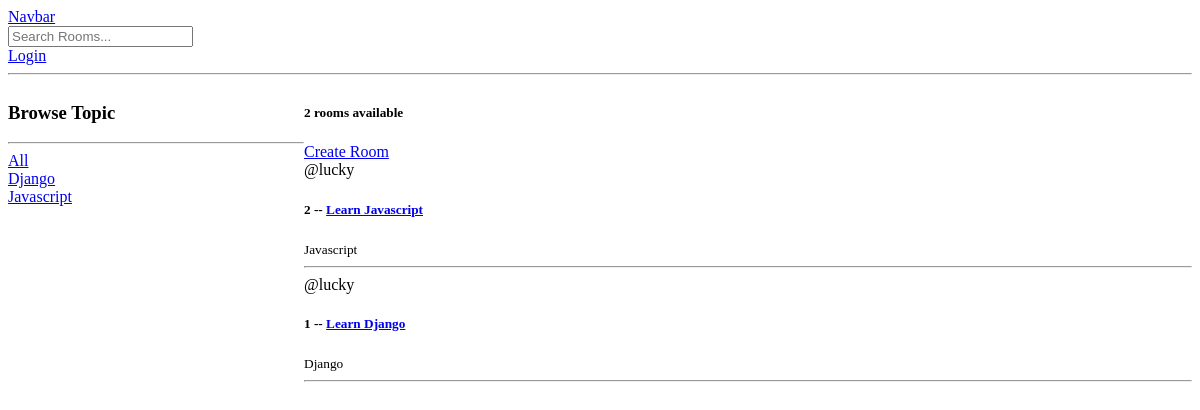
/, run on an earlier commit of the app's database.
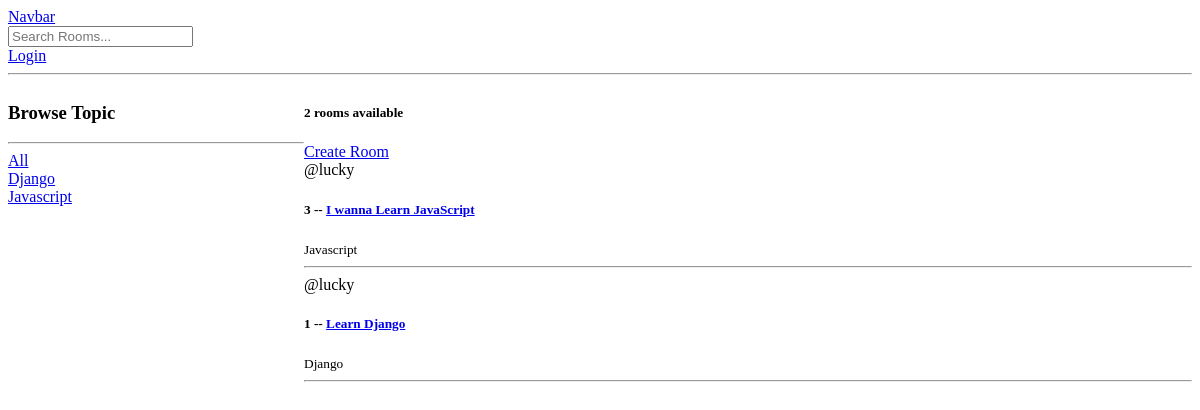
And on a later commit of the database.
### base/models.py (models this page shows, shortened)
class Topic(models.Model):
    name = models.CharField(max_length=200)

class Room(models.Model):
    host = models.ForeignKey(User, on_delete= models.SET_NULL, null=True)
    topic = models.ForeignKey(Topic, on_delete= models.SET_NULL, null=True)
    name = models.CharField(max_length=200)
    description = models.TextField(null=True, blank= True)
    participants = models.ManyToManyField(User, related_name='participants', blank=True)
    updated = models.DateTimeField(auto_now=True)
    created = models.DateTimeField(auto_now_add=True)
    class Meta:
        ordering = ['-updated','-created']

### base/views.py (the view)
# urls.py: path('', views.home, name="home"),
def home(request):
    q= request.GET.get('q') if request.GET.get('q')!=None else ''
    rooms = Room.objects.filter(Q(topic__name__contains=q) | Q(name__icontains=q) | Q(description__icontains=q))
    topics=Topic.objects.all()#Query for the Room Model
    room_count = rooms.count()
    context = {"rooms":rooms, "topics":topics, "room_count":room_count}
    return render(request,'base/home.html',context)

### base/templates/base/home.html (shortened to what this page needs)
{% extends "main.html" %} {% block content %}
<div class="home-container">
  <div>
      <h3>Browse Topic</h3>
      <hr>
      <div>
          <a href="{% url 'home' %}">All</a>
        </div>
      {% for topic in topics %}
        <div>
          <a href="{% url 'home' %}?q={{topic.name}}">{{topic.name}}</a>
        </div>
      {% endfor %}
  </div>
  <div>
    <h5>{{room_count}} rooms available</h5>
    <a href="create-room/">Create Room</a>
    {% for rooms in rooms %}
    <div>
      <span>@{{rooms.host.username}}</span>
      <h5>{{rooms.id}} -- <a href="{% url 'room' rooms.id %}">{{rooms.name}}</a></h5>
      <small>{{rooms.topic.name}}</small>
      <hr>
    </div>
    {% endfor %}
</div>
{% endblock content %}

What changed in the data, as far as the page shows it:
removed Room: host.username "lucky", id "2", name "Learn Javascript", topic.name "Javascript"
added Room: host.username "lucky", id "3", name "I wanna Learn JavaScript", topic.name "Javascript"
